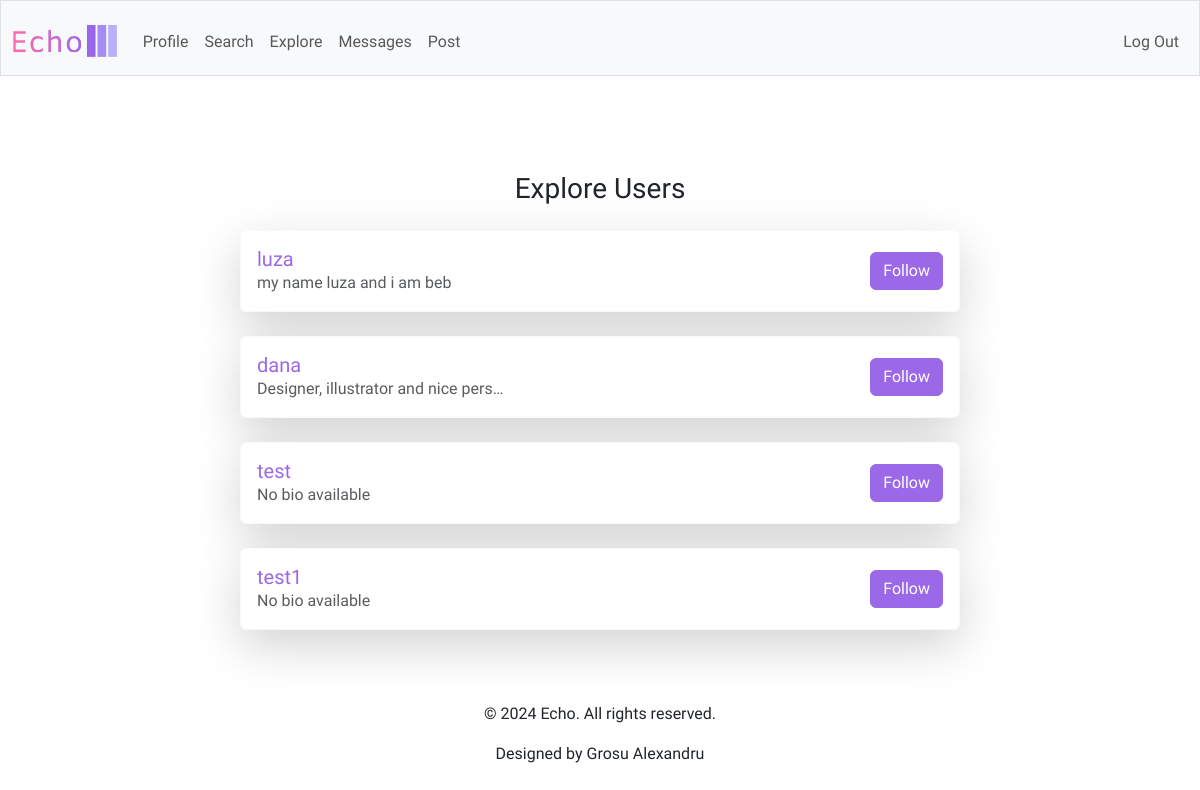
Page /explore (signed in) on the committed database.
### tables this page shows
CREATE TABLE users (
    id INTEGER PRIMARY KEY AUTOINCREMENT,
    username TEXT UNIQUE NOT NULL,
    password_hash TEXT NOT NULL,
    bio TEXT,
    created_at TIMESTAMP DEFAULT CURRENT_TIMESTAMP
);

### app.py (the view)
@app.route("/explore")
@login_required
def explore():
    user_id = session['user_id']
    users = db.execute('''
        SELECT u.id, u.username, u.bio
        FROM users u
        WHERE u.id != ?
          AND NOT EXISTS (
              SELECT 1 FROM follows f
              WHERE f.follower_id = ? AND f.followed_id = u.id
          )
    ''', user_id, user_id)
    return render_template("explore.html", users=users)

### app.py (called while the page is built)
@app.after_request
def after_request(response):
    response.headers["Cache-Control"] = "no-cache, no-store, must-revalidate"
    response.headers["Expires"] = 0
    response.headers["Pragma"] = "no-cache"
    return response

### helpers.py (called while the page is built)
def login_required(f):
    @wraps(f)
    def decorated_function(*args, **kwargs):
        if session.get("user_id") is None:
            return redirect("/login")
        return f(*args, **kwargs)
    return decorated_function

### templates/explore.html (shortened to what this page needs)
{% extends "layout.html" %}
{% block main %}
    <div class="container mt-5">
        <h3 class="mb-4 text-center">Explore Users</h3>
        <div class="row justify-content-center">
            <div class="col-md-8">
                {% for user in users %}
                    <div class="card mb-4 shadow-lg border-light">
                        <div class="card-body d-flex justify-content-between align-items-center">
                            <div class="text-start flex-grow-1 me-3">
                                <h5 class="card-title mb-0 text-truncate" style="max-width: 200px;">
                                    <a href="{{ url_for('profile', username=user['username']) }}" class="purple text-decoration-none">
                                        {{ user['username'] }}
                                    </a>
                                </h5>
                                <p class="card-text text-muted text-truncate" style="max-width: 250px;">
                                    {{ user['bio'] or 'No bio available' }}
                                </p>
                            </div>
                            <form action="{{ url_for('follow_user', user_id=user['id']) }}" method="post">
                                <button type="submit" class="btn btn-primary">Follow</button>
                            </form>
                        </div>
                    </div>
                {% else %}
                    <div class="text-center">
                        <p class="text-muted">No users to explore at the moment. Try again later!</p>
                    </div>
                {% endfor %}
            </div>
        </div>
    </div>
{% endblock %}

### static/styles.css (style rules this page uses)
body { font-family: "Amiko", sans-serif; }
.purple { color: #9b68e7; }
.btn-primary, .btn-primary:active:focus { background-color: #9b68e7; border-color: #9b68e7; color: #fff; }

### rows in the picture
users: username "luza", bio "my name luza and i am beb"
users: username "dana", bio "Designer, illustrator and nice pers…"
users: username "test", user "No bio available"
users: username "test1", user "No bio available"
